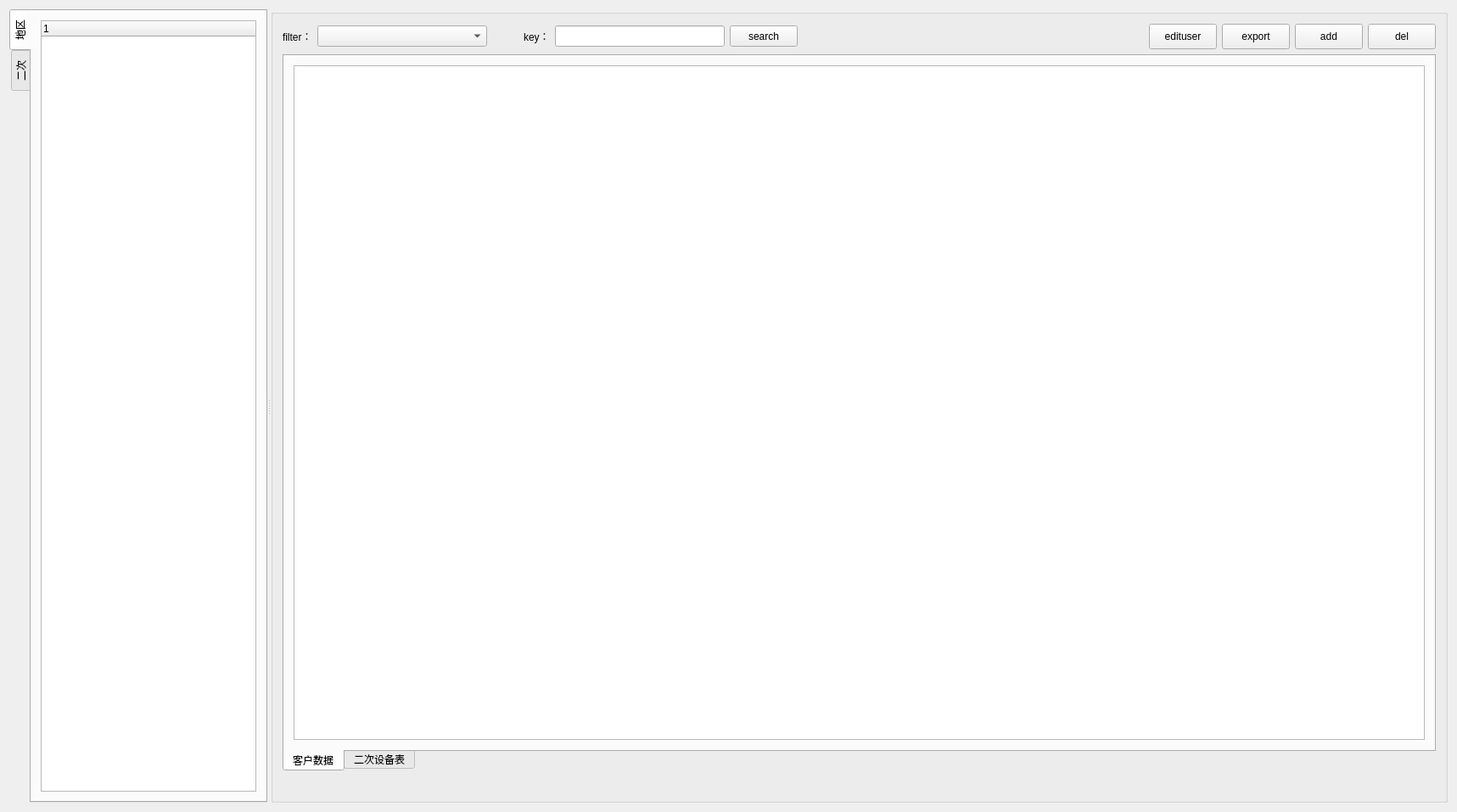
<?xml version="1.0" encoding="UTF-8"?>
<ui version="4.0">
 <class>MainWindow</class>
 <widget class="QMainWindow" name="MainWindow">
  <property name="geometry">
   <rect>
    <x>0</x>
    <y>0</y>
    <width>1717</width>
    <height>957</height>
   </rect>
  </property>
  <property name="windowTitle">
   <string>励测客户管理系统</string>
  </property>
  <widget class="QWidget" name="centralWidget">
   <layout class="QGridLayout" name="gridLayout_2">
    <item row="0" column="0">
     <widget class="QSplitter" name="splitter">
      <property name="orientation">
       <enum>Qt::Horizontal</enum>
      </property>
      <widget class="QTabWidget" name="tabWidget">
       <property name="tabPosition">
        <enum>QTabWidget::West</enum>
       </property>
       <property name="currentIndex">
        <number>0</number>
       </property>
       <widget class="QWidget" name="tab">
        <attribute name="title">
         <string>地区</string>
        </attribute>
        <layout class="QGridLayout" name="gridLayout_3">
         <item row="0" column="0">
          <widget class="QTreeWidget" name="treeWidget">
           <column>
            <property name="text">
             <string notr="true">1</string>
            </property>
           </column>
          </widget>
         </item>
        </layout>
       </widget>
       <widget class="QWidget" name="tab_4">
        <attribute name="title">
         <string>二次</string>
        </attribute>
       </widget>
      </widget>
      <widget class="QGroupBox" name="groupBox">
       <property name="title">
        <string/>
       </property>
       <layout class="QGridLayout" name="gridLayout_5">
        <item row="0" column="0" colspan="3">
         <layout class="QHBoxLayout" name="horizontalLayout">
          <item>
           <widget class="QLabel" name="label_5">
            <property name="text">
             <string>filter：</string>
            </property>
           </widget>
          </item>
          <item>
           <widget class="QComboBox" name="comboBox">
            <property name="minimumSize">
             <size>
              <width>200</width>
              <height>25</height>
             </size>
            </property>
            <property name="maximumSize">
             <size>
              <width>200</width>
              <height>16777215</height>
             </size>
            </property>
           </widget>
          </item>
          <item>
           <spacer name="horizontalSpacer_2">
            <property name="orientation">
             <enum>Qt::Horizontal</enum>
            </property>
            <property name="sizeType">
             <enum>QSizePolicy::Fixed</enum>
            </property>
            <property name="sizeHint" stdset="0">
             <size>
              <width>37</width>
              <height>17</height>
             </size>
            </property>
           </spacer>
          </item>
          <item>
           <widget class="QLabel" name="label_4">
            <property name="text">
             <string>key：</string>
            </property>
           </widget>
          </item>
          <item>
           <widget class="QLineEdit" name="lineEdit">
            <property name="minimumSize">
             <size>
              <width>150</width>
              <height>25</height>
             </size>
            </property>
            <property name="maximumSize">
             <size>
              <width>200</width>
              <height>16777215</height>
             </size>
            </property>
           </widget>
          </item>
          <item>
           <widget class="QPushButton" name="btnSearch">
            <property name="minimumSize">
             <size>
              <width>0</width>
              <height>25</height>
             </size>
            </property>
            <property name="text">
             <string>search</string>
            </property>
           </widget>
          </item>
          <item>
           <spacer name="horizontalSpacer">
            <property name="orientation">
             <enum>Qt::Horizontal</enum>
            </property>
            <property name="sizeHint" stdset="0">
             <size>
              <width>377</width>
              <height>17</height>
             </size>
            </property>
           </spacer>
          </item>
          <item>
           <widget class="QPushButton" name="btnEditUsers">
            <property name="minimumSize">
             <size>
              <width>80</width>
              <height>30</height>
             </size>
            </property>
            <property name="text">
             <string>edituser</string>
            </property>
           </widget>
          </item>
          <item>
           <widget class="QPushButton" name="btnExport">
            <property name="minimumSize">
             <size>
              <width>80</width>
              <height>30</height>
             </size>
            </property>
            <property name="text">
             <string>export</string>
            </property>
           </widget>
          </item>
          <item>
           <widget class="QPushButton" name="btnAdd">
            <property name="minimumSize">
             <size>
              <width>80</width>
              <height>30</height>
             </size>
            </property>
            <property name="text">
             <string>add</string>
            </property>
           </widget>
          </item>
          <item>
           <widget class="QPushButton" name="btnDelete">
            <property name="minimumSize">
             <size>
              <width>80</width>
              <height>30</height>
             </size>
            </property>
            <property name="text">
             <string>del</string>
            </property>
           </widget>
          </item>
         </layout>
        </item>
        <item row="1" column="0" colspan="3">
         <widget class="QTabWidget" name="tabWidget_2">
          <property name="tabPosition">
           <enum>QTabWidget::South</enum>
          </property>
          <property name="currentIndex">
           <number>0</number>
          </property>
          <widget class="QWidget" name="tab_2">
           <attribute name="title">
            <string>客户数据</string>
           </attribute>
           <layout class="QGridLayout" name="gridLayout">
            <item row="0" column="0">
             <widget class="QTableView" name="tableView">
              <attribute name="horizontalHeaderHighlightSections">
               <bool>false</bool>
              </attribute>
             </widget>
            </item>
           </layout>
          </widget>
          <widget class="QWidget" name="tab_3">
           <attribute name="title">
            <string>二次设备表</string>
           </attribute>
           <layout class="QGridLayout" name="gridLayout_4">
            <item row="0" column="0">
             <widget class="QTableView" name="tableView_2">
              <attribute name="horizontalHeaderHighlightSections">
               <bool>false</bool>
              </attribute>
             </widget>
            </item>
           </layout>
          </widget>
         </widget>
        </item>
        <item row="2" column="0">
         <widget class="QLabel" name="labelTipInfo_2">
          <property name="minimumSize">
           <size>
            <width>400</width>
            <height>0</height>
           </size>
          </property>
          <property name="text">
           <string/>
          </property>
         </widget>
        </item>
        <item row="2" column="1">
         <spacer name="horizontalSpacer_3">
          <property name="orientation">
           <enum>Qt::Horizontal</enum>
          </property>
          <property name="sizeHint" stdset="0">
           <size>
            <width>763</width>
            <height>17</height>
           </size>
          </property>
         </spacer>
        </item>
        <item row="2" column="2">
         <widget class="QLabel" name="labelTipInfo">
          <property name="minimumSize">
           <size>
            <width>200</width>
            <height>0</height>
           </size>
          </property>
          <property name="text">
           <string/>
          </property>
         </widget>
        </item>
       </layout>
      </widget>
     </widget>
    </item>
   </layout>
  </widget>
  <widget class="QMenuBar" name="menuBar">
   <property name="geometry">
    <rect>
     <x>0</x>
     <y>0</y>
     <width>1717</width>
     <height>26</height>
    </rect>
   </property>
  </widget>
  <action name="actInsert">
   <property name="text">
    <string>添加</string>
   </property>
   <property name="toolTip">
    <string>插入一行</string>
   </property>
   <property name="shortcut">
    <string>Ctrl+I</string>
   </property>
  </action>
  <action name="actAppend">
   <property name="text">
    <string>添加</string>
   </property>
   <property name="toolTip">
    <string>添加一条数据</string>
   </property>
   <property name="shortcut">
    <string>Ctrl+P</string>
   </property>
  </action>
  <action name="actDelete">
   <property name="text">
    <string>删除</string>
   </property>
   <property name="toolTip">
    <string>删除选中的数据</string>
   </property>
   <property name="shortcut">
    <string>Ctrl+D</string>
   </property>
  </action>
  <action name="actExport">
   <property name="text">
    <string>导出</string>
   </property>
   <property name="toolTip">
    <string>导出表格数据到文本中</string>
   </property>
   <property name="shortcut">
    <string>Ctrl+E</string>
   </property>
  </action>
  <action name="actClose">
   <property name="text">
    <string>关闭</string>
   </property>
   <property name="toolTip">
    <string>退出系统</string>
   </property>
   <property name="shortcut">
    <string>Ctrl+S</string>
   </property>
  </action>
 </widget>
 <layoutdefault spacing="6" margin="11"/>
 <resources/>
 <connections/>
</ui>
